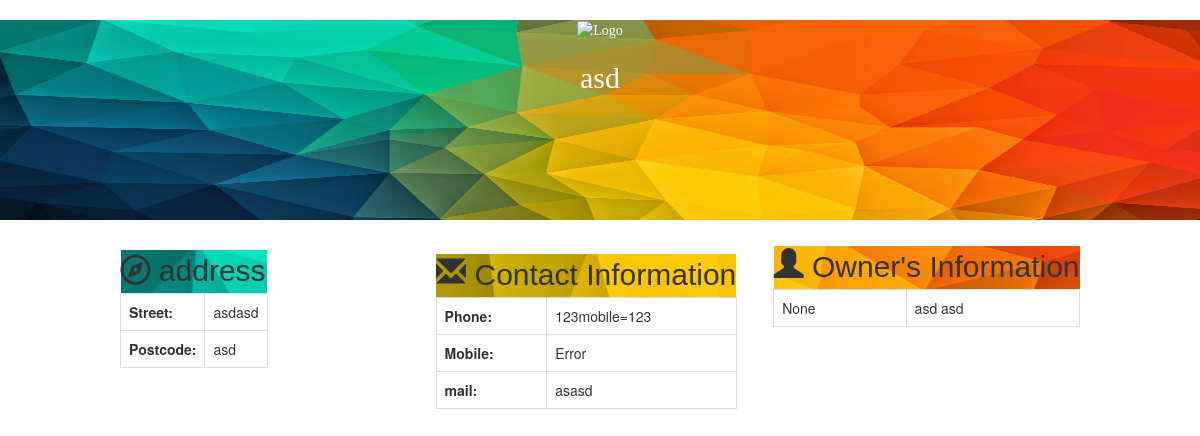
Page /Profile/283 on the committed database.
### tables this page shows
CREATE TABLE "Business" (
	`ID`	INTEGER PRIMARY KEY AUTOINCREMENT,
	`Company`	Text NOT NULL,
	`Salutation`	Text,
	`First Name`	Text,
	`Last Name`	Text,
	`Phone`	Integer,
	`Mobile`	Integer,
	`Email`	Text,
	`Street`	Text,
	`Post Code`	Text,
	`Image`	TEXT
);

### NewPortServer.py (the view)
@app.route("/Profile/<ID>")
def profile(ID):
    print("im alive " +ID)
    conn = sqlite3.connect(DATABASE)
    c = conn.cursor()
    query_selected = 'SELECT * FROM Business WHERE ID =' +ID
    print(query_selected)
    c.execute(query_selected)
    Selected = c.fetchall()
    print(Selected)
    return render_template('profile.html', Selected = Selected)

### templates/Profile.html (shortened to what this page needs)
<!DOCTYPE html>
<html>
<head>
  <link href="../static/css/bootstrap.min.css" rel="stylesheet">
  <link href="../static/maxcdn.bootstrapcdn.com/font-awesome/4.1.0/css/font-awesome.min.css" rel="stylesheet">
  <link href="../static/css/stylesheet.css" type="text/css" rel="stylesheet">
  <link rel="stylesheet" href="https://cdnjs.cloudflare.com/ajax/libs/font-awesome/4.6.3/css/font-awesome.min.css">
</head>
<body>
<br>
  <div class="jumbotron">
  <div id = "PictureName">
     <img src="{{Selected[0][10]}}" alt="Logo" style="width:30%">
     <h2>{{Selected[0][1]}}</h2>
  </div>
</div>
     <div id = "Address">
     <table>
      <thead>
        <th style="background-image:url('../static/img/line1.png');" colspan="2"><i class="fa fa-compass"></i> address</th>
      </thead>
       <tr>
         <td><b>Street:<b></td>
         <td>{{Selected[0][8]}}</td>
       </tr>
       <tr>
        <td><b>Postcode:<b></td>
        <td>{{Selected[0][9]}}</td>
      </tr>
      </table>
     </div>
<br>
<div id = "OwnerInfo">
  <table>
    <thead>
<th style="background-image:url('../static/img/line3.png');" colspan="2"><i class="glyphicon glyphicon-user"></i> Owner's Information</th>
    </thead>
      <tr>
    <td>{{Selected[0][2]}}</td>
    <td>{{Selected[0][3]}}   {{Selected[0][4]}}</td>
  </tr>
</table>
</div>
<br>
<div id="Contact">
  <table>
    <thead>
      <th style="background-image:url('../static/img/line2.png');" colspan="2"><i class="glyphicon glyphicon-envelope"></i>  Contact Information</th>
    </thead>
      <tr>
        <td><b>Phone:</b></td>
        <td>{{Selected[0][5]}}</td>
      </tr>
      <tr>
        <td><b>Mobile:</td>
        <td>{{Selected[0][6]}}</td>
      </tr>
      <tr>
        <td><b>mail:</b></td>
        <td>{{Selected[0][7]}}</td>
      </tr>
</table>
</div>
<br>
</body>
</html>

### static/css/stylesheet.css (style rules this page uses)
.jumbotron { color:#fff; font-family:DokChampa; background-size:100% 100%; text-align:center; min-height:200px; padding-bottom:0%; padding-top:0%; }
#PictureName { margin: auto; display: block; margin-bottom: 2%; }
#Address { margin-left: 10%; padding: 0%; float: left; }
#Contact { margin-left: 14%; margin-top: -3%; float: left; }
#OwnerInfo { float: right; margin-right: 10%; margin-top: -2%; }
table { width: 100%; }
th { font-family: sans-serif;; font-weight: 500; font-size: 30px; background-image: url('../static/img/background1.jpg'); }
td { border: 1px solid #dddddd; padding: 15px; text-align: left; text-align: left; padding: 8px; }

### templates/Profile.html (style rules this page uses)
.jumbotron { background-image: url('../static/img/background1.jpg'); }

### rows in the picture
Business: Company "asd", Street "asdasd", Post Code "asd", First Name "asd", Last Name "asd", Phone "123mobile=123", Mobile "Error", Email "asasd"

### other values in the picture
{{ Selected[0][2] }} "None"
